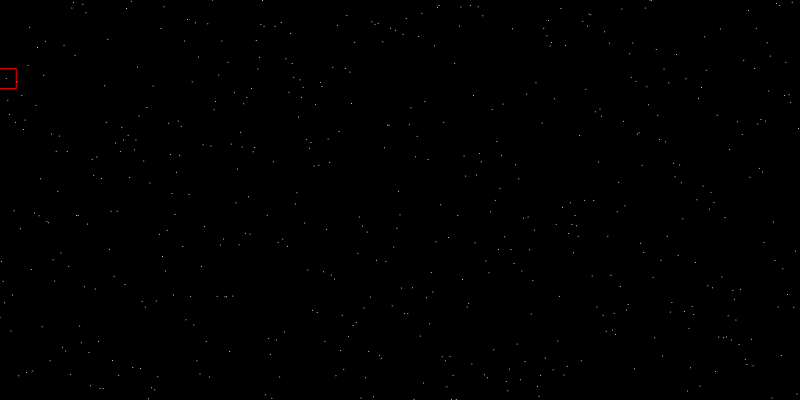
Frame 1 (no input)
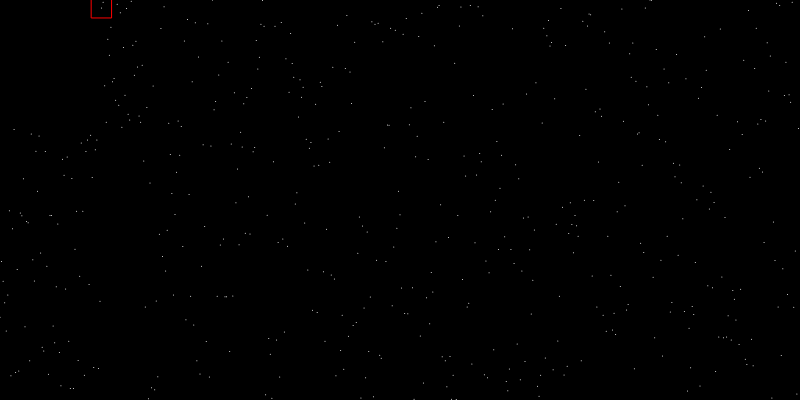
Frame 60 (no input)
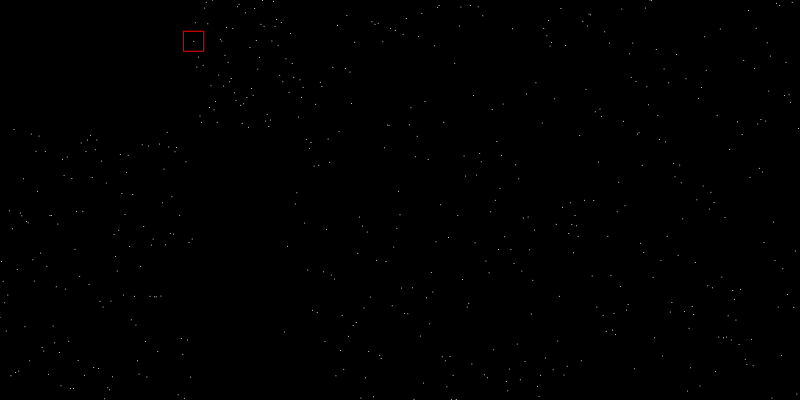
Frame 120 (the mouse pressed at the canvas centre since frame 60)

The p5.js sketch that drew these frames (run headless with seeded random() and noise() and a simulated clock; from frame 60 on, the mouse is pressed at the canvas centre):

// p5.js sketch
// ── sketch.js
let num = 512;

let values = [];
let states = [];

function setup() {
  createCanvas(800, 400);
  values = new Array(num);
  for (let i = 0; i < values.length; i++) {
    values[i] = random(height);
    states[i] = -1;
  }
  
  quickSort(values, 0, values.length - 1);
}

function draw() {
  resetMatrix();
  translate(0, height);
  background(0);

  for (let i = 0; i < values.length; i++) {

    if (states[i] == 0) {
      noFill();
      stroke(255, 0, 0);
      rectMode(CENTER);
      rect(i / num * width, -values[i], 20, 20);
    }
    stroke(255);
    point(i / num * width, -values[i]);
  }
}


// ── sort.js
async function swap(arr, a, b) {
  await sleep(0);
  let temp = arr[a];
  arr[a] = arr[b];
  arr[b] = temp;
}

async function quickSort(arr, start, end) {
  if (start >= end) return;

  let index = await partition(arr, start, end);
  states[index] = -1;

  await Promise.all([
    await quickSort(arr, start, index - 1),
    await quickSort(arr, index + 1, end)
  ]);
}

async function partition(arr, start, end) {

  for (let i = start; i < end; i++) {
    states[i] = 1;
  }

  let pivotIndex = start;
  let pivotValue = arr[end];
  states[pivotIndex] = 0;
  for (let i = start; i < end; i++) {
    if (arr[i] < pivotValue) {
      await swap(arr, i, pivotIndex);
      states[pivotIndex] = -1;
      pivotIndex++;
      states[pivotIndex] = 0;
    }
  }
  await swap(arr, pivotIndex, end);

  for (let i = start; i < end; i++) {
    states[i] = -1;
  }

  return pivotIndex;
}

function sleep(ms) {
  return new Promise(resolve => setTimeout(resolve, ms));
}
